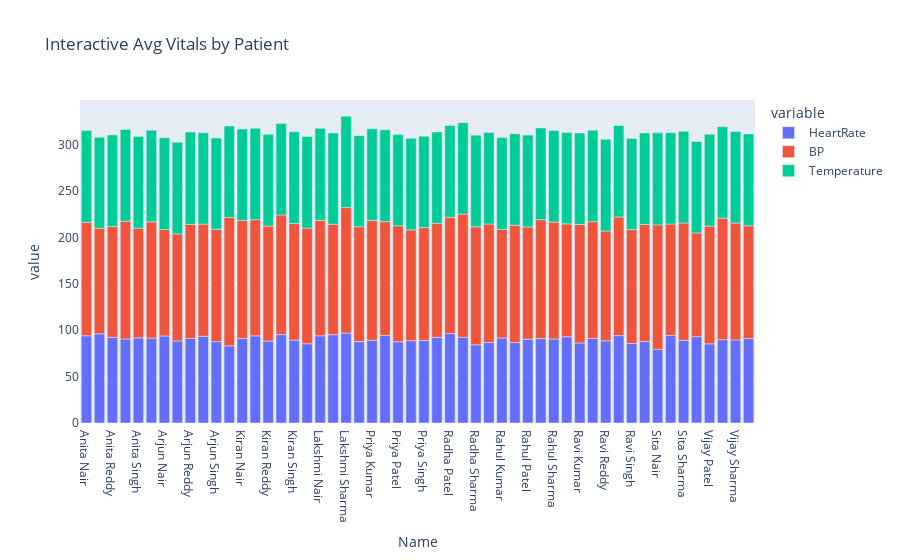

Source (notebook cell):
### Markdown cell above
# Problem Statement - 08
# Patient Health Monitoring

### Code cell
# Problem Statement- 08
# patient Health Monitoring 

# 1. Problem Understanding

"""
Objective:
Create a dashboard to track patient vital signs and health trends.

Expected Outcome:
• Line: Heart rate over time
• Bar: Avg. vitals by patient
• Pie: Risk category distribution
• Highlight: High-risk patients
"""


# 2. Import Libraries

import pandas as pd
import numpy as np
import matplotlib.pyplot as plt
import seaborn as sns
import plotly.express as px

# Set style
sns.set(style="whitegrid")


# 3. Data Input Handling

# Load the patient dataset
# Replace 'patients.csv' with your dataset filename
df = pd.read_csv("patients.csv")

# Show first 5 rows
print("Sample Data:\n", df.head())


# 4. Data Cleaning & Preprocessing

# Check for null values
print("\nNull values:\n", df.isnull().sum())

# Fill missing numeric values with mean
num_cols = ['HeartRate', 'BP', 'Temperature']
for col in num_cols:
    df[col].fillna(df[col].mean(), inplace=True)

# Fill missing categorical values with mode
df['RiskLevel'].fillna(df['RiskLevel'].mode()[0], inplace=True)

# Convert Date column to datetime
df['Date'] = pd.to_datetime(df['Date'], errors='coerce')

# Sort data by Date
df.sort_values(by="Date", inplace=True)


# 5. Analysis & Visualization


# Line Chart: Heart Rate Over Time
plt.figure(figsize=(10,5))
sns.lineplot(x="Date", y="HeartRate", hue="Name", data=df, marker="o")
plt.title("Heart Rate Over Time")
plt.xlabel("Date")
plt.ylabel("Heart Rate (bpm)")
plt.legend(title="Patient")
plt.show()

# Bar Chart: Average Vitals by Patient
avg_vitals = df.groupby("Name")[["HeartRate","BP","Temperature"]].mean().reset_index()

avg_vitals.plot(x="Name", kind="bar", figsize=(12,6))
plt.title("Average Vitals by Patient")
plt.ylabel("Average Value")
plt.xticks(rotation=45)
plt.show()

# Pie Chart: Risk Category Distribution
risk_counts = df["RiskLevel"].value_counts()
plt.figure(figsize=(6,6))
plt.pie(risk_counts, labels=risk_counts.index, autopct="%1.1f%%", startangle=90)
plt.title("Risk Category Distribution")
plt.show()

# Highlight High-Risk Patients
high_risk = df[df["RiskLevel"] == "High"]
print("\nHigh-Risk Patients:")
print(high_risk[["PatientID","Name","Age","HeartRate","BP","Temperature","RiskLevel"]])

# Optional interactive bar chart (Plotly)
fig = px.bar(avg_vitals, x="Name", y=["HeartRate","BP","Temperature"],
             title="Interactive Avg Vitals by Patient")
fig.show()


# 6. Output Accuracy & Clarity

print("\nSummary Statistics:")
print(df.describe())


# 7. Code Structure & Comments

# (Already followed throughout)


# 8. Final Report/Presentation

print("\nDashboard complete! Charts and tables generated.")

### Figure 1 — Plotly figure (JSON) as saved in the notebook; plotly's stock layout.template omitted (floating-point values rounded to 4 significant figures)
{"data": [{"alignmentgroup": "True", "hovertemplate": "variable=HeartRate<br>Name=%{x}<br>value=%{y}<extra></extra>", "legendgroup": "HeartRate", "marker": {"color": "#636efa", "pattern": {"shape": ""}}, "name": "HeartRate", "offsetgroup": "HeartRate", "orientation": "v", "showlegend": true, "textposition": "auto", "type": "bar", "x": ["Anita Nair", "Anita Patel", "Anita Reddy", "Anita Sharma", "Anita Singh", "Arjun Kumar", "Arjun Nair", "Arjun Patel", "Arjun Reddy", "Arjun Sharma", "Arjun Singh", "Kiran Kumar", "Kiran Nair", "Kiran Patel", "Kiran Reddy", "Kiran Sharma", "Kiran Singh", "Lakshmi Kumar", "Lakshmi Nair", "Lakshmi Patel", "Lakshmi Sharma", "Lakshmi Singh", "Priya Kumar", "Priya Nair", "Priya Patel", "Priya Reddy", "Priya Singh", "Radha Nair", "Radha Patel", "Radha Reddy", "Radha Sharma", "Radha Singh", "Rahul Kumar", "Rahul Nair", "Rahul Patel", "Rahul Reddy", "Rahul Sharma", "Rahul Singh", "Ravi Kumar", "Ravi Nair", "Ravi Reddy", "Ravi Sharma", "Ravi Singh", "Sita Kumar", "Sita Nair", "Sita Patel", "Sita Sharma", "Vijay Kumar", "Vijay Patel", "Vijay Reddy", "Vijay Sharma", "Vijay Singh"], "xaxis": "x", "y": [93.96, 96.1, 92.27, 90.55, 91.74, 91.4, 93.8, 88.4, 91.1, 93.45, 87.65, 83.1, 90.95, 93.85, 88.3, 95.23, 89.3, 85.35, 93.95, 95.13, 96.85, 87.7, 89.23, 94.35, 87.5, 88.67, 88.8, 92.25, 96.35, 92.4, 84.25, 86.74, 91.56, 86.65, 90.37, 91, 90.53, 92.9, 86.25, 91.1, 88.6, 94.15, 85.65, 87.86, 79.3, 94.45, 89.1, 93, 85.23, 89.67, 89.5, 91.05], "yaxis": "y"}, {"alignmentgroup": "True", "hovertemplate": "variable=BP<br>Name=%{x}<br>value=%{y}<extra></extra>", "legendgroup": "BP", "marker": {"color": "#EF553B", "pattern": {"shape": ""}}, "name": "BP", "offsetgroup": "BP", "orientation": "v", "showlegend": true, "textposition": "auto", "type": "bar", "x": ["Anita Nair", "Anita Patel", "Anita Reddy", "Anita Sharma", "Anita Singh", "Arjun Kumar", "Arjun Nair", "Arjun Patel", "Arjun Reddy", "Arjun Sharma", "Arjun Singh", "Kiran Kumar", "Kiran Nair", "Kiran Patel", "Kiran Reddy", "Kiran Sharma", "Kiran Singh", "Lakshmi Kumar", "Lakshmi Nair", "Lakshmi Patel", "Lakshmi Sharma", "Lakshmi Singh", "Priya Kumar", "Priya Nair", "Priya Patel", "Priya Reddy", "Priya Singh", "Radha Nair", "Radha Patel", "Radha Reddy", "Radha Sharma", "Radha Singh", "Rahul Kumar", "Rahul Nair", "Rahul Patel", "Rahul Reddy", "Rahul Sharma", "Rahul Singh", "Ravi Kumar", "Ravi Nair", "Ravi Reddy", "Ravi Sharma", "Ravi Singh", "Sita Kumar", "Sita Nair", "Sita Patel", "Sita Sharma", "Vijay Kumar", "Vijay Patel", "Vijay Reddy", "Vijay Sharma", "Vijay Singh"], "xaxis": "x", "y": [122.3, 113.7, 119.5, 126.8, 118.1, 125.2, 114.6, 115.3, 122.9, 120.8, 121.2, 138.3, 127.2, 125.2, 123.9, 128.9, 125.5, 124.6, 124.5, 119.0, 135.2, 123.7, 129.1, 122.6, 125.0, 119.4, 121.7, 122.9, 125.2, 132.6, 127.0, 127.6, 117.0, 126.4, 120.8, 128.1, 125.9, 121.6, 127.6, 125.8, 118.2, 127.8, 122.7, 126.1, 134.1, 120.0, 126.4, 111.8, 126.9, 131, 125.9, 121.4], "yaxis": "y"}, {"alignmentgroup": "True", "hovertemplate": "variable=Temperature<br>Name=%{x}<br>value=%{y}<extra></extra>", "legendgroup": "Temperature", "marker": {"color": "#00cc96", "pattern": {"shape": ""}}, "name": "Temperature", "offsetgroup": "Temperature", "orientation": "v", "showlegend": true, "textposition": "auto", "type": "bar", "x": ["Anita Nair", "Anita Patel", "Anita Reddy", "Anita Sharma", "Anita Singh", "Arjun Kumar", "Arjun Nair", "Arjun Patel", "Arjun Reddy", "Arjun Sharma", "Arjun Singh", "Kiran Kumar", "Kiran Nair", "Kiran Patel", "Kiran Reddy", "Kiran Sharma", "Kiran Singh", "Lakshmi Kumar", "Lakshmi Nair", "Lakshmi Patel", "Lakshmi Sharma", "Lakshmi Singh", "Priya Kumar", "Priya Nair", "Priya Patel", "Priya Reddy", "Priya Singh", "Radha Nair", "Radha Patel", "Radha Reddy", "Radha Sharma", "Radha Singh", "Rahul Kumar", "Rahul Nair", "Rahul Patel", "Rahul Reddy", "Rahul Sharma", "Rahul Singh", "Ravi Kumar", "Ravi Nair", "Ravi Reddy", "Ravi Sharma", "Ravi Singh", "Sita Kumar", "Sita Nair", "Sita Patel", "Sita Sharma", "Vijay Kumar", "Vijay Patel", "Vijay Reddy", "Vijay Sharma", "Vijay Singh"], "xaxis": "x", "y": [98.73, 98.08, 98.59, 98.78, 98.86, 98.74, 98.87, 98.58, 99.36, 98.28, 98.26, 98.55, 98.59, 98.41, 98.79, 98.55, 98.78, 98.62, 99.06, 98.34, 98.47, 98.14, 98.62, 98.85, 98.17, 98.58, 98.55, 98.37, 98.84, 98.5, 98.78, 98.66, 98.93, 98.59, 98.93, 98.75, 98.54, 98.43, 98.45, 98.55, 98.75, 98.59, 98.04, 98.5, 99.21, 98.33, 98.73, 98.4, 98.89, 98.5, 98.59, 98.97], "yaxis": "y"}], "layout": {"barmode": "relative", "legend": {"title": {"text": "variable"}, "tracegroupgap": 0}, "title": {"text": "Interactive Avg Vitals by Patient"}, "xaxis": {"anchor": "y", "domain": [0, 1], "title": {"text": "Name"}}, "yaxis": {"anchor": "x", "domain": [0, 1], "title": {"text": "value"}}}}
